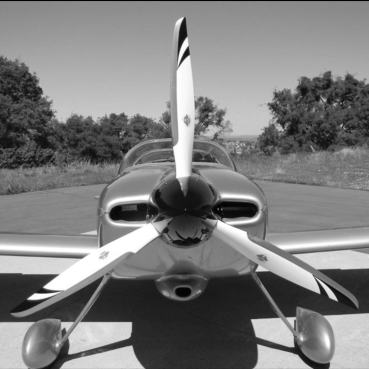
%> input picture Assignment 2/propeller.png, 369 x 369 px
$ octave q2.m   (GNU Octave 9; MATLAB toolbox functions it lacks are replaced by stand-ins)
%> lines starting %> are read from the running program, lines starting %| are printed output that depends on the picture
clear all
clc

img = imread('propeller.png');
%> img is the input picture: size 369x369x3 uint8; min 0, max 255, mean 125.1

rot = imread('rot.png');
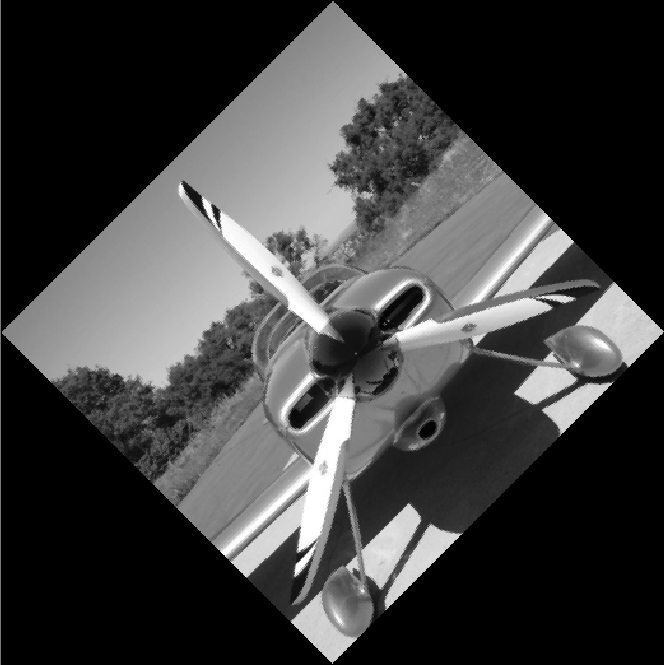
%> input picture Assignment 2/rot.png, 664 x 665 px
%> rot is the input picture: size 665x664x3 uint8; min 0, max 255, mean 62.6

figure(1), imshow(img);
title('Original Image');
figure(2), imshow(rot);
title('Rotated Image');

img=double(img);
%> img: size 369x369x3 double
rot=double(rot);
%> rot: size 665x664x3 double

imbed= 4;

%shift the message image over (8-imbed) bits to right
messageshift=bitshift(rot,-(8-imbed));

%show the message image with only embed bits on screen
%must shift from LSBs to MSBs
showmess=uint8(messageshift);
showmess=bitshift(showmess,8-imbed);
figure(3),imshow(showmess);
title('embed Image to Hide ');

%now zero out imbed bits in cover image
coverzero = img;

for i=1:imbed
coverzero=bitset(coverzero,i,0);
end

%now add message image and cover image
coverzero1=imresize(coverzero,[250,250]);
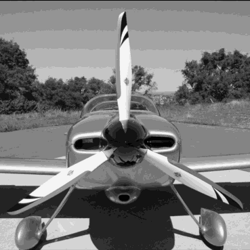
%> coverzero1: size 250x250x3 double; min -3.03, max 249.9, mean 117.8; drawn with min black and max white
coverzero1=double(coverzero1);
%> (the run ends here)
